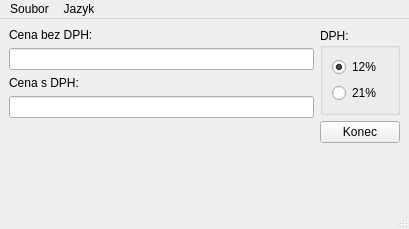
<?xml version="1.0" encoding="UTF-8"?>
<ui version="4.0">
 <class>MainWindow</class>
 <widget class="QMainWindow" name="MainWindow">
  <property name="geometry">
   <rect>
    <x>0</x>
    <y>0</y>
    <width>409</width>
    <height>229</height>
   </rect>
  </property>
  <property name="windowTitle">
   <string>MainWindow</string>
  </property>
  <widget class="QWidget" name="centralwidget">
   <layout class="QHBoxLayout" name="horizontalLayout">
    <item>
     <layout class="QVBoxLayout" name="verticalLayout_2">
      <item>
       <widget class="QLabel" name="label">
        <property name="text">
         <string>Cena bez DPH:</string>
        </property>
       </widget>
      </item>
      <item>
       <widget class="QLineEdit" name="withoutDPH"/>
      </item>
      <item>
       <widget class="QLabel" name="label_2">
        <property name="text">
         <string>Cena s DPH:</string>
        </property>
       </widget>
      </item>
      <item>
       <widget class="QLineEdit" name="withDPH">
        <property name="readOnly">
         <bool>true</bool>
        </property>
       </widget>
      </item>
      <item>
       <spacer name="verticalSpacer">
        <property name="orientation">
         <enum>Qt::Orientation::Vertical</enum>
        </property>
        <property name="sizeHint" stdset="0">
         <size>
          <width>20</width>
          <height>40</height>
         </size>
        </property>
       </spacer>
      </item>
     </layout>
    </item>
    <item>
     <layout class="QVBoxLayout" name="verticalLayout">
      <item>
       <widget class="QGroupBox" name="groupBox">
        <property name="title">
         <string>DPH:</string>
        </property>
        <property name="flat">
         <bool>false</bool>
        </property>
        <property name="checkable">
         <bool>false</bool>
        </property>
        <layout class="QVBoxLayout" name="verticalLayout_3">
         <item>
          <widget class="QRadioButton" name="twelvePercent">
           <property name="text">
            <string>12%</string>
           </property>
           <property name="checked">
            <bool>true</bool>
           </property>
          </widget>
         </item>
         <item>
          <widget class="QRadioButton" name="twentyOnePercent">
           <property name="text">
            <string>21%</string>
           </property>
          </widget>
         </item>
        </layout>
       </widget>
      </item>
      <item>
       <widget class="QPushButton" name="exitButton">
        <property name="text">
         <string>Konec</string>
        </property>
       </widget>
      </item>
      <item>
       <spacer name="verticalSpacer_2">
        <property name="orientation">
         <enum>Qt::Orientation::Vertical</enum>
        </property>
        <property name="sizeHint" stdset="0">
         <size>
          <width>20</width>
          <height>40</height>
         </size>
        </property>
       </spacer>
      </item>
     </layout>
    </item>
   </layout>
  </widget>
  <widget class="QMenuBar" name="menubar">
   <property name="geometry">
    <rect>
     <x>0</x>
     <y>0</y>
     <width>409</width>
     <height>18</height>
    </rect>
   </property>
   <widget class="QMenu" name="menuSoubor">
    <property name="title">
     <string>Soubor</string>
    </property>
    <addaction name="actionQuit"/>
   </widget>
   <widget class="QMenu" name="menuJazyk">
    <property name="title">
     <string>Jazyk</string>
    </property>
    <addaction name="actionCzech"/>
    <addaction name="actionEnglish"/>
   </widget>
   <addaction name="menuSoubor"/>
   <addaction name="menuJazyk"/>
  </widget>
  <widget class="QStatusBar" name="statusbar"/>
  <action name="actionQuit">
   <property name="text">
    <string>Ukončit</string>
   </property>
  </action>
  <action name="actionCzech">
   <property name="checkable">
    <bool>true</bool>
   </property>
   <property name="checked">
    <bool>true</bool>
   </property>
   <property name="text">
    <string>Čeština</string>
   </property>
  </action>
  <action name="actionEnglish">
   <property name="checkable">
    <bool>true</bool>
   </property>
   <property name="text">
    <string>Angličtina</string>
   </property>
  </action>
 </widget>
 <resources/>
 <connections>
  <connection>
   <sender>exitButton</sender>
   <signal>clicked()</signal>
   <receiver>MainWindow</receiver>
   <slot>close()</slot>
   <hints>
    <hint type="sourcelabel">
     <x>373</x>
     <y>99</y>
    </hint>
    <hint type="destinationlabel">
     <x>204</x>
     <y>114</y>
    </hint>
   </hints>
  </connection>
  <connection>
   <sender>actionQuit</sender>
   <signal>triggered()</signal>
   <receiver>MainWindow</receiver>
   <slot>close()</slot>
   <hints>
    <hint type="sourcelabel">
     <x>-1</x>
     <y>-1</y>
    </hint>
    <hint type="destinationlabel">
     <x>204</x>
     <y>114</y>
    </hint>
   </hints>
  </connection>
 </connections>
</ui>
